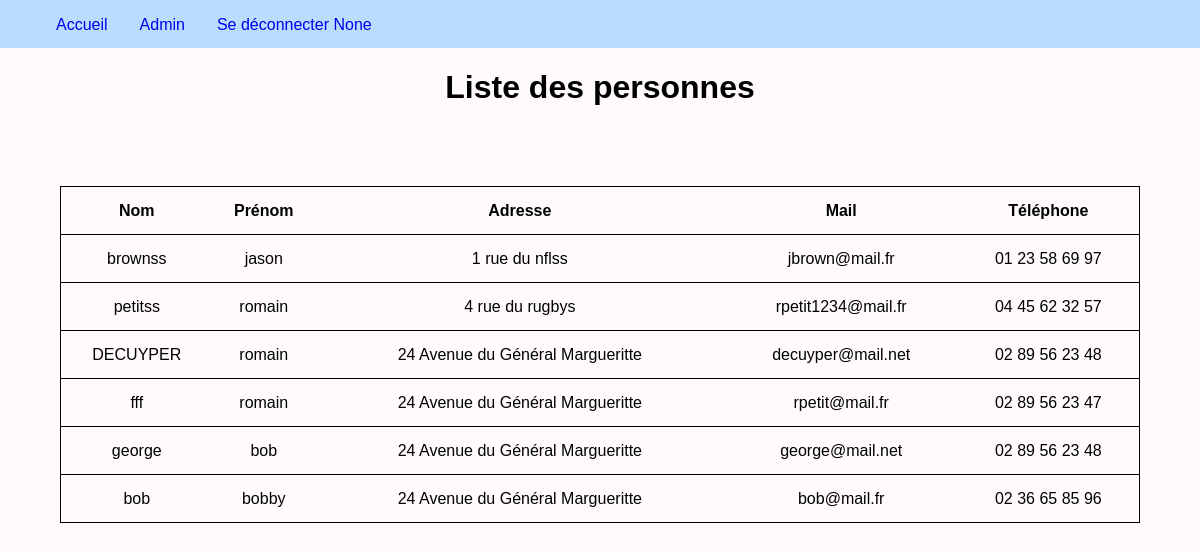
Before: /personne.php (signed in) with the older database file.
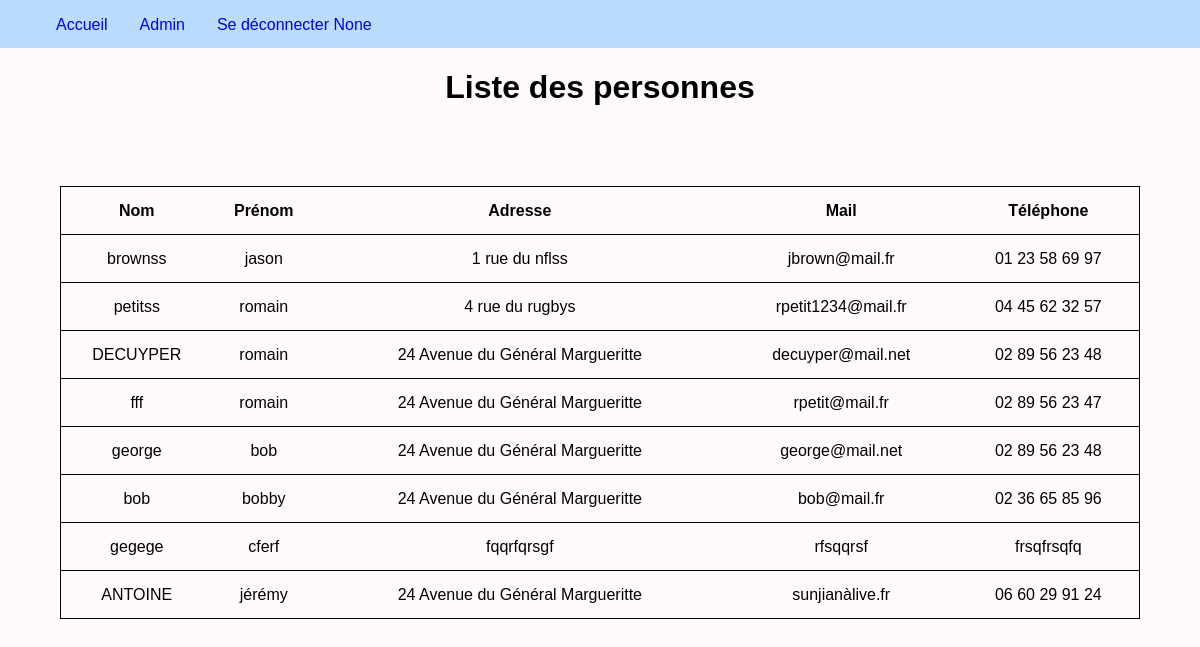
After: the same page with the newer database file.
### tables this page shows
CREATE TABLE `personne` (
  `id_personne` int(11) NOT NULL,
  `nomPersonne` varchar(200) NOT NULL,
  `prenomPersonne` varchar(200) NOT NULL,
  `adresse` varchar(200) NOT NULL,
  `mail` varchar(200) NOT NULL,
  `telephone` varchar(200) NOT NULL,
  `pseudo` varchar(255) DEFAULT NULL,
  `mdp` varchar(255) DEFAULT NULL
);

### personne.php (the view, shortened to what this page needs)
<?php
if (isset($_SESSION['id_personne']) AND isset($_SESSION['pseudo']))
{
?>
<!DOCTYPE html>
<html>
    <head>
        <link rel="stylesheet" href="css/style.css">
    </head>
    <body>
    <ul class="index">
        <li><a href="accueil.php">Accueil</a></li>
        <li><a href="admin.php">Admin</a></li>
        <li><a href="function/logout.php">Se déconnecter <?php
                            if (isset($_SESSION['id_personne']) AND isset($_SESSION['pseudo']))
                            {
                                echo $_SESSION['pseudo'];
                            } ?>
            </a></li>
    </ul>
        <h1>Liste des personnes</h1>
        <table class="t2">
                    <tr>
                        <th>Nom</th>
                        <th>Prénom</th>
                        <th>Adresse</th>
                        <th>Mail</th>
                        <th>Téléphone</th>
                    </tr>
        <?php
            include 'function/connexion.php';
            $sel = $bdd->query('SELECT * FROM personne');
            $personnes=$sel->fetchAll();
            foreach($personnes as $personne){
                ?>
                    <tr>
                        <td><?php echo $personne['nomPersonne'];?></td>
                        <td><?php echo $personne['prenomPersonne'];?></td>
                        <td><?php echo $personne['adresse'];?></td>
                        <td><?php echo $personne['mail'];?></td>
                        <td><?php echo $personne['telephone'];?></td>
                    </tr>
        <?php
            };
        ?>
        </table>
    </body>
    </html>
<?php } else { header("Location: index.php");
 } ?>

Changed rows visible on the page:
added personne: nomPersonne "gegege", prenomPersonne "cferf", adresse "fqqrfqrsgf", mail "rfsqqrsf", telephone "frsqfrsqfq"
added personne: nomPersonne "ANTOINE", prenomPersonne "jérémy", adresse "24 Avenue du Général Margueritte", mail "sunjianàlive.fr", telephone "06 60 29 91 24"
